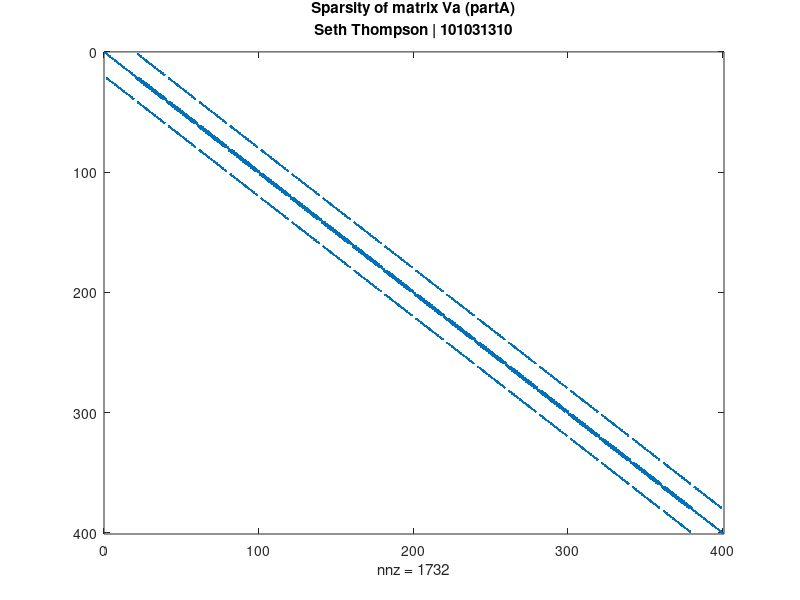
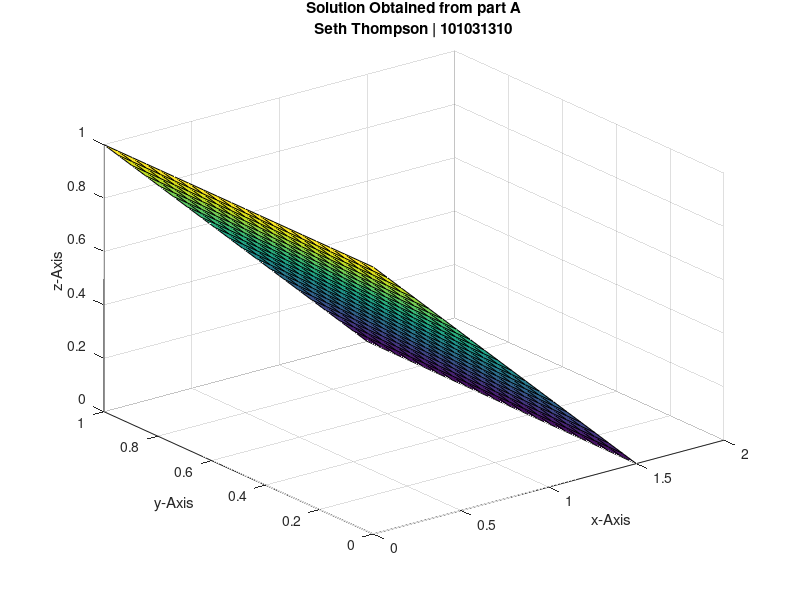

Reproduce these figures in MATLAB, in order.
%% ELEC 4700 Assignment 2 Question 1 PART A

% Name: Seth Thompson
% Student Number: 101031310
close all
clear
clc

% While working on this assignment, using matricies in the form GV = F
% would be benificial, as mentioned in the assignment handout.

% Defining the length and width of the plot.
Width = 1;
Length = (3/2)*Width;

% Creating a nx by ny matrix to hold the solution to the system and a B
% vector
nx = 20;
ny = 20;
Va = zeros(nx*ny,nx*ny);
Ba = zeros(nx*ny,1);

% Defining Vo, as mentioned in the assignment handout
Vo = 1;

% Populating the sparse matrix Va

for i = 1 : nx
    for j = 1 : ny
        % Node mapping to put entries into the correct place
        n = j + (i - 1)*ny;
        % Calculating deltas in the x and y direction
        nxm = j + (i - 2)*ny;
        nxp = j + i*ny;
        nym = (j - 1) + (i - 1)*ny;
        nyp = (j + 1) + (i - 1)*ny;
        % Begin inputting all of the correct entires!
        if (i == 1 || i == nx || j == 1 || j == ny)
            Va(n,n) = 1;
        else
            Va(n,n) = -4;
            Va(n,nxm) = 1;
            Va(n,nxp) = 1;
            Va(n,nym) = 1;
            Va(n,nyp) = 1;
        end
        
        % Add a seperate if statement to account for boudaries along the
        % y-axis. This part accounts for the derivatives at the boundaries
        % onthe y-axis
        if i > (nx-(nx-1)) && i < nx
            Va(i,i + nx) = -1;
            Va(i + (ny - 1)*nx,i + (ny - 2)*nx) = -1;
        end
    end
end

% Looking at the sparsity of matrix Va
figure(1)
spy(Va)
title({'Sparsity of matrix Va (partA)','Seth Thompson | 101031310'})

% A seperate loop must be made to populate the B vector with its contents.

for k = 1: ny
    Ba(1 + (k - 1)*ny,1) = Vo;
    % No need to set other boundary equal to zero since it is already
    % initialized to that!
end

% If Ax = B, then x = A\B
x = Va\Ba;
for i = 1:nx
    for j = 1:ny
        % Populating an array with the Z values of the final solution.
        n = j + (i - 1)*ny;
        xArray(i,j) = x(n);
    end
end

% Plotting the output with the correct aspect ratio (3/2)
xDOM = linspace(0,Length,nx);
yDOM = linspace(0,Width,ny);
figure(2)
surf(xDOM,yDOM,xArray)
title({'Solution Obtained from part A','Seth Thompson | 101031310'})
xlabel('x-Axis')
ylabel('y-Axis')
zlabel('z-Axis')

% The solution obtained from this code give a flat plane at an angle. After
% some inspection , it looks as if the simulation has worked correctly
% since the final results starts at the value set for Vo and ends at 0,
% just like how the boundary conditions described!